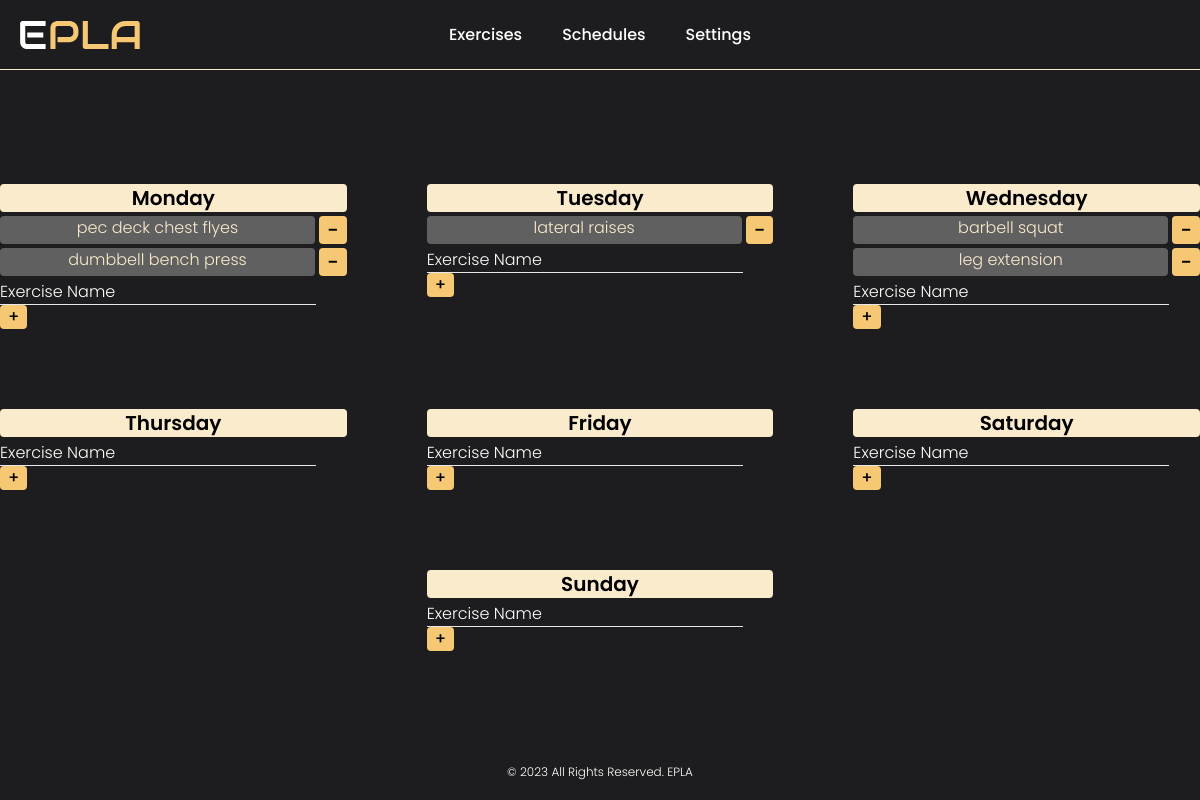
Before: /schedules (signed in) with the older database file.
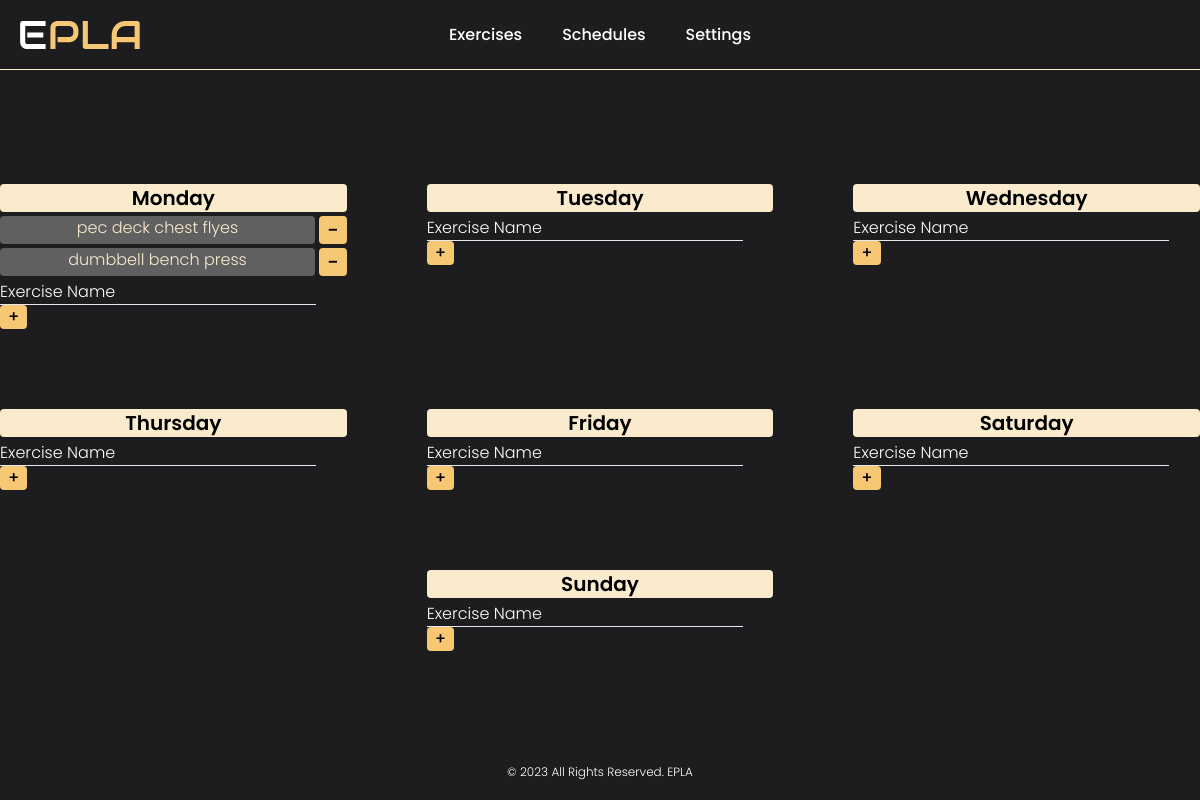
After: the same page with the newer database file.
### tables this page shows
CREATE TABLE exercises (
    id INTEGER,
    user_id INTEGER,
    exercise TEXT,
    PRIMARY KEY(id),
    FOREIGN KEY(user_id) REFERENCES users(id)
        ON UPDATE CASCADE
        ON DELETE CASCADE
);

### app.py (the view, shortened to what this page needs)
@app.route("/schedules", methods=["GET", "POST"])
@login_required
def schedules():
    exercises = {
        "monday": [],
        "tuesday": [],
        "wednesday": [],
        "thursday": [],
        "friday": [],
        "saturday": [],
        "sunday": [],
    }
    con, cur = database()
    for row in exercises:
        cur.execute("SELECT exercise_id FROM schedules WHERE user_id = (?) AND day = (?)", (session["user_id"], row))
        exercise_id = cur.fetchall()
        exercise_id = [id[0] for id in exercise_id]
        placeholders = ', '.join(['?' for _ in exercise_id])
        sql_query = f"SELECT exercise FROM exercises WHERE user_id = (?) AND id IN ({placeholders})"
        cur.execute(sql_query, (session["user_id"], *exercise_id))
        results = cur.fetchall()
        results = [item[0] for item in results]
        exercises[row].extend(results)
    cur.close()
    con.close()
    return render_template("add-change-schedules.html", exercises=exercises)

### app.py (called while the page is built)
@app.after_request
def after_request(response):
    response.headers["Cache-Control"] = "no-cache, no-store, must-revalidate"
    response.headers["Expires"] = 0
    response.headers["Pragma"] = "no-cache"
    return response

### helpers.py (called while the page is built)
def login_required(f):
    @wraps(f)
    def decorated_function(*args, **kwargs):
        if session.get("user_id") is None:
            return redirect("/login")
        return f(*args, **kwargs)
    return decorated_function

def database(db="database.db"):
    con = sqlite3.connect(db)
    cur = con.cursor()
    cur.execute("PRAGMA foreign_keys = 1")
    return con, cur

### templates/add-change-schedules.html (shortened to what this page needs)
{% extends "layout.html" %}
{% block main %}
    <div class="grid grid-cols-1 md:grid-cols-2 lg:grid-cols-3 gap-10 md:gap-20">
        <div class="space-y-1">
            <h1 class="rounded bg-yellow-2 font-semibold text-center text-xl text-black">Monday</h1>
            {% for exercise in exercises["monday"] %}
                <form action="/schedules" method="post" class="flex flex-nowrap">
                    <p class="w-full mr-1 rounded bg-default-2 font-light text-center text-yellow-2">{{ exercise }}</p>
                    <button type="submit" class="rounded px-2 bg-yellow-1 text-xl">-</button>
                </form>
            {% endfor %}
            <form action="/schedules" method="post">
                <input type="text" name="exercise" placeholder="Exercise Name" required class="border-b outline-none bg-transparent caret-yellow-2 placeholder-white font-light text-white">
                <button type="submit" class="rounded px-2 bg-yellow-1">+</button>
            </form>
        </div>
        <div class="space-y-1">
            <h1 class="rounded bg-yellow-2 font-semibold text-center text-xl text-black">Tuesday</h1>
            {% for exercise in exercises["tuesday"] %}
                <form action="/schedules" method="post" class="flex flex-nowrap">
                    <p class="w-full mr-1 rounded bg-default-2 font-light text-center text-yellow-2">{{ exercise }}</p>
                    <button type="submit" class="rounded px-2 bg-yellow-1 text-xl">-</button>
                </form>
            {% endfor %}
            <form action="/schedules" method="post">
                <input type="text" name="exercise" placeholder="Exercise Name" required class="border-b outline-none bg-transparent caret-yellow-2 placeholder-white font-light text-white">
                <button type="submit" class="rounded px-2 bg-yellow-1">+</button>
            </form>
        </div>
        <div class="space-y-1">
            <h1 class="rounded bg-yellow-2 font-semibold text-center text-xl text-black">Wednesday</h1>
            {% for exercise in exercises["wednesday"] %}
                <form action="/schedules" method="post" class="flex flex-nowrap">
                    <p class="w-full mr-1 rounded bg-default-2 font-light text-center text-yellow-2">{{ exercise }}</p>
                    <button type="submit" class="rounded px-2 bg-yellow-1 text-xl">-</button>
                </form>
            {% endfor %}
            <form action="/schedules" method="post">
                <input type="text" name="exercise" placeholder="Exercise Name" required class="border-b outline-none bg-transparent caret-yellow-2 placeholder-white font-light text-white">
                <button type="submit" class="rounded px-2 bg-yellow-1">+</button>
            </form>
        </div>
        <div class="space-y-1">
            <h1 class="rounded bg-yellow-2 font-semibold text-center text-xl text-black">Thursday</h1>
            <form action="/schedules" method="post">
                <input type="text" name="exercise" placeholder="Exercise Name" required class="border-b outline-none bg-transparent caret-yellow-2 placeholder-white font-light text-white">
                <button type="submit" class="rounded px-2 bg-yellow-1">+</button>
            </form>
        </div>
        <div class="space-y-1">
            <h1 class="rounded bg-yellow-2 font-semibold text-center text-xl text-black">Friday</h1>
            <form action="/schedules" method="post">
                <input type="text" name="exercise" placeholder="Exercise Name" required class="border-b outline-none bg-transparent caret-yellow-2 placeholder-white font-light text-white">
                <button type="submit" class="rounded px-2 bg-yellow-1">+</button>
            </form>
        </div>
        <div class="space-y-1">
            <h1 class="rounded bg-yellow-2 font-semibold text-center text-xl text-black">Saturday</h1>
            <form action="/schedules" method="post">
                <input type="text" name="exercise" placeholder="Exercise Name" required class="border-b outline-none bg-transparent caret-yellow-2 placeholder-white font-light text-white">
                <button type="submit" class="rounded px-2 bg-yellow-1">+</button>
            </form>
        </div>
        <div class="space-y-1 lg:col-start-2">
            <h1 class="rounded bg-yellow-2 font-semibold text-center text-xl text-black">Sunday</h1>
            <form action="/schedules" method="post">
                <input type="text" name="exercise" placeholder="Exercise Name" required class="border-b outline-none bg-transparent caret-yellow-2 placeholder-white font-light text-white">
                <button type="submit" class="rounded px-2 bg-yellow-1">+</button>
            </form>
        </div>
    </div>
{% endblock %}

### templates/layout.html (shortened to what this page needs)
<!DOCTYPE html>
<html lang="en">
    <head>
        <script src="https://cdn.tailwindcss.com"></script>
        <link href="/static/css/styles.css" rel="stylesheet">
    </head>
    <body class="flex flex-col min-h-screen justify-between bg-default-1 font-default font-medium">
        <div class="flex items-center border-b border-yellow-2 p-5">
            <a href="/" class="z-10">
                <img src="/static/images/EPLA.svg">
            </a>
            <nav class="absolute w-full right-0">
                {% if session["user_id"] %}
                    <ul class="flex items-center justify-center">
                        <li class="mx-5 text-white"><a href="/exercises" class="delay-75 duration-75 hover:border-b-2 rounded-sm">Exercises</a></li>
                        <li class="mx-5 text-white"><a href="/schedules" class="delay-75 duration-75 hover:border-b-2 rounded-sm">Schedules</a></li>
                        <li class="mx-5 text-white"><a href="/settings" class="delay-75 duration-75 hover:border-b-2 rounded-sm">Settings</a></li>
                    </ul>
                {% else %}
                    <ul class="flex items-center justify-end">
                        <li class="mx-5 text-white"><a href="/login" class="delay-75 duration-75 hover:border-b-2 rounded-sm">Login</a></li>
                        <li class="mx-5 px-5 bg-yellow-1 rounded-md shadow-md hover:bg-yellow-2 transition-colors"><a href="/register">Register</a></li>
                    </ul>
                {% endif %}
            </nav>
        </div>
        <main class="flex justify-center my-8">
            {% block main %}{% endblock %}
        </main>
        <footer class="flex justify-center mb-5">
            <p class="font-light text-xs text-white">© 2023 All Rights Reserved. EPLA</p>
        </footer>
    </body>
</html>

### static/css/styles.css (style rules this page uses)
.font-default { font-family: 'Poppins', sans-serif; }

Changed rows visible on the page:
removed exercises: exercise "lateral raises", shown under "Tuesday"
removed exercises: exercise "barbell squat", shown under "Wednesday"
removed exercises: exercise "leg extension", shown under "Wednesday"
